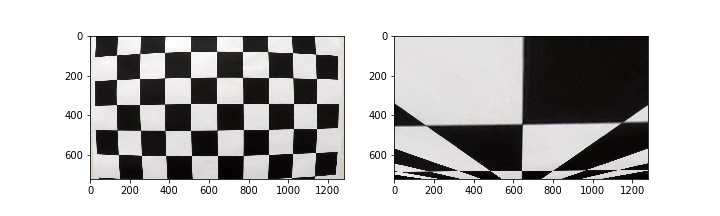
#> input picture output_images/calibration1_unwrap.jpg, 720 x 216 px, given as the content of the folder camera_cal, which was not available
$ jupyter execute --allow-errors Advanced_Lane_Lines.ipynb   (shell and % lines are left out)   (older library calls are emulated)   (text cells are left out)
#> lines starting #> are read from the running program, lines starting #| are printed output that depends on the picture; after the words box and inside, x2 and y2 are one past the last pixel; in counts of white or black regions, pixels touching at a corner belong together; pictures that were not available may be replaced by others from this repository, and a replacement may not be noted
[cell 1]
"""
Implementation of Advanced Lane Line detection
"""
import pickle
import cv2
import numpy as np
import matplotlib.pyplot as plt
import matplotlib.image as mpimg
import glob
from moviepy.editor import VideoFileClip


class Image():
    """
    Basic container class for image with common image functions.
    """
    def __init__(self, path=None, image=None, colorspace="RGB",
                annotate_pos=(100, 100)):
        """
        Init function. Takes a path or a pre-read image
        """
        if path:
            self.path = path
            self.image = mpimg.imread(path)
            self.colorspace = "BGR"
        else:
            self.image = image
            self.colorspace = colorspace
        self.annotate_pos = annotate_pos

    def gray(self):
        """
        convert to grayscale
        """
        if self.colorspace == "gray":
            return self.image
        elif self.colorspace == "BGR":
            gray = cv2.cvtColor(self.image, cv2.COLOR_BGR2GRAY)
        else:
            gray = cv2.cvtColor(self.image, cv2.COLOR_RGB2GRAY)
        return gray

    def hls(self):
        """
        convert to hls colorspace
        """
        if self.colorspace == "gray":
            raise Exception("no HLS for gray colorspace")
        elif self.colorspace == "BGR":
            hls = cv2.cvtColor(self.image, cv2.COLOR_BGR2HLS)
        else:
            hls = cv2.cvtColor(self.image, cv2.COLOR_RGB2HLS)
        return hls

    def hls_select(self, thresh=(0, 255)):
        """
        select S channel and binarize the image based on threhold
        """
        hls = self.hls()
        S = hls[:,:,2]
        binary = np.zeros_like(S)
        binary[(S > thresh[0]) & (S <= thresh[1])] = 1
        return binary

    def abs_sobel_thresh(self, ksize=3, thresh=(0, 255), orient='x'):
        """
        binarize image based on sobel threshold and orientation
        """
        # Apply the following steps to img
        if orient == 'x':
            sobel = cv2.Sobel(self.gray(), cv2.CV_64F, 1, 0, ksize=ksize)
        else:
            sobel = cv2.Sobel(self.gray(), cv2.CV_64F, 0, 1, ksize=ksize)
        abs_sobel = np.absolute(sobel)
        scaled_sobel = np.uint8(255*abs_sobel/np.max(abs_sobel))
        binary = np.zeros_like(scaled_sobel)
        binary[(scaled_sobel >= thresh[0]) & (scaled_sobel <= thresh[1])] = 1
        return binary

    # [26 lines left out: functions mag_thresh, dir_threshold, not called in this run]


    def threshold_or(self, ksize=3, absx_thresh=None,
                     absy_thresh=None,mag_thresh=None,
                     dir_thresh=None, hls_thresh=None):
        """
        utility function to combine (via OR operator) different
        thresholds
        """
        out = np.zeros_like(self.gray())
        if absx_thresh:
            img = self.abs_sobel_thresh(ksize=ksize, thresh=absx_thresh)
            out[img > 0] = 1
        if absy_thresh:
            img = self.abs_sobel_thresh(ksize=ksize, thresh=absy_thresh, orient='y')
            out[img > 0] = 1
        if mag_thresh:
            img = self.mag_thresh(ksize=ksize, thresh=mag_thresh)
            out[img > 0] = 1
        if dir_thresh:
            img = self.dir_threshold(ksize=ksize, thresh=dir_thresh)
            out[img > 0] = 1
        if hls_thresh:
            img = self.hls_select(thresh=hls_thresh)
            out[img > 0] = 1
        return out

    # [13 lines left out: function annotate, not called in this run]

class Camera():
    """
    Camera class that can be used to calibrate, correct,
    unwarp images.
    """
    def __init__(self, width, height):
        """
        init camera with image dimensions
        """
        self.calibrated = False
        self.width = width
        self.height = height
        self.M = None
        self.M_inverse = None

    def calibrate(self, nx, ny, image_path=None, images=None):
        """
        calibrate using chessboard images taken with the camera
        """
#> called with nx = 9, ny = 6, image_path = 'camera_cal/calibration*.jpg'
        if image_path:
            images = glob.glob('camera_cal/calibration*.jpg')
        assert(images != None)

        # Calibrate the camera
        objp = np.zeros((ny * nx, 3), np.float32)
        objp[:,:2] = np.mgrid[0:nx,0:ny].T.reshape(-1,2)

        objpoints = [] # 3d points in real world space
        imgpoints = [] # 2d points in image plane.

        # Step through the list and search for chessboard corners
        for fname in images:
            img = cv2.imread(fname)
#> img is the input picture: shape (216, 720, 3); mean B, G, R 190.1, 190.3, 191.1
            gray = cv2.cvtColor(img, cv2.COLOR_BGR2GRAY)
            # Find the chessboard corners
            ret, corners = cv2.findChessboardCorners(gray, (nx,ny), None)
#> ret = False; corners = None
            # If found, add object points, image points
            if ret:
                objpoints.append(objp)
                imgpoints.append(corners)
        ret, self.mtx, self.dist, self.rvecs, self.tvecs = \
                  cv2.calibrateCamera(objpoints, imgpoints,
                                      (self.width, self.height),
                                      None, None)
        if not ret:
            raise Exception("unable to calibrate camera")
        self.calibrated = True

    def set_perspective_abs(self, src, dst=None,
                            offsetx=0, offsety=0):
        """
        set the perpective of the camera for unwarping images
        based on absolute images pixel positions
        """
        if dst is None:
            dst = [[offsetx, camera.height-offsety],
                   [camera.width-offsetx, camera.height-offsety],
                   [offsetx,offsety],
                   [camera.width-offsetx,offsety]]
        src = np.float32(src)
        dst = np.float32(dst)
        self.M = cv2.getPerspectiveTransform(src, dst)
        self.M_inverse = cv2.getPerspectiveTransform(dst, src)

    def set_perspective_rel(self, src, dst=None,
                            offsetx=0.0, offsety=0.0):
        """
        set the perpective of the camera for unwarping images
        based on relative image position
        """
        src = [[p[0]*camera.width, p[1]*camera.height] for p in src]
        if dst:
            dst = [[p[0]*camera.width, p[1]*camera.height] for p in dst]
        offsetx *= camera.width
        offsety *= camera.height
        self.set_perspective_abs(src, dst, offsetx, offsety)

    def _save_image_transformation(self, orig, transformed, path, cmap=None):
        """
        utility to display and record transformed images
        """
        fig = plt.figure(figsize = (10,3))
        plot = fig.add_subplot(1,2,1)
        plot.imshow(orig)
        plot = fig.add_subplot(1,2,2)
        plot.imshow(transformed, cmap=cmap)
        fig.savefig(path)
        plt.show()

    def correct_distortion(self, img, savepath=None):
        """
        correct distortion based on calibration dst, mtx
        """
#> call 2 of __init__, with path = 'test_images/test4.jpg', colorspace = 'RGB', annotate_pos = (100, 100)
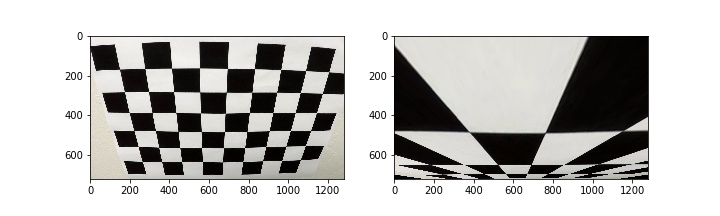
#> input picture output_images/calibration2_unwrap.jpg, 720 x 216 px, given in place of test4.jpg, which was not available
#> in __init__, self.image is the input picture: shape (216, 720, 3); mean R, G, B 192.5, 191.8, 190.1
        assert(self.calibrated is not None)
        orig = img.image
        undistort = cv2.undistort(orig, self.mtx, self.dist,
                                  None, self.mtx)
        if savepath:
            self._save_image_transformation(orig, undistort,
                                            savepath)
        return Image(image=undistort, colorspace=img.colorspace)

    def unwarp(self, img, savepath=None):
        """
        unwarp image based on camera perspective
        """
#> called with savepath = 'output_images/test4_.jpg'
        assert(self.M is not None)
        orig = img.image
        dim = (orig.shape[1], orig.shape[0])
#> dim = (720, 216)
        warped = cv2.warpPerspective(orig, self.M, dim,
                                     flags=cv2.INTER_LINEAR)
#> warped: shape (216, 720, 3); every value is 0
        if savepath:
            self._save_image_transformation(orig, warped,
                                            savepath)
#> in _save_image_transformation, `fig.savefig(path)`:
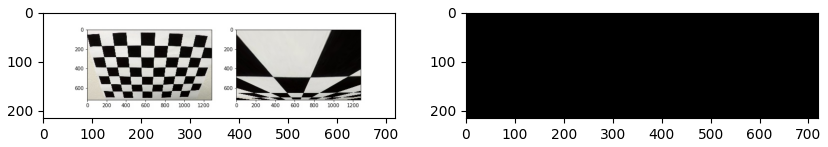
#> figure drawn by matplotlib, 2 panels
        return Image(image=warped, colorspace=img.colorspace)

    # [12 lines left out: function warp, not called in this run]

    def threshold_or(self, img, savepath=None, **kwargs):
        """
        camera utility to apply thresholding to Image instance
        """
        orig = img.image
        thrsh = img.threshold_or(**kwargs)
#> in threshold_or, `out = np.zeros_like(self.gray())`: out: shape (216, 720); every value is 0
#> in abs_sobel_thresh, `sobel = cv2.Sobel(self.gray(), cv2.CV_64F, 1, 0, ksize=ksize)`:
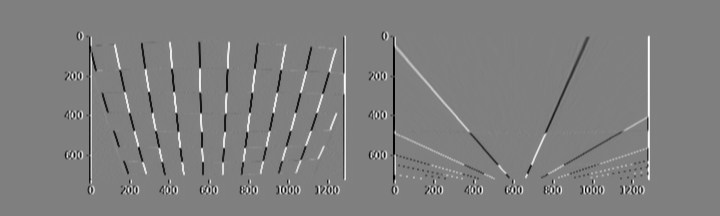
#> sobel: shape (216, 720) float64; min -1020, max 1014, mean 0; drawn with min black and max white
#> in abs_sobel_thresh, `abs_sobel = np.absolute(sobel)`:
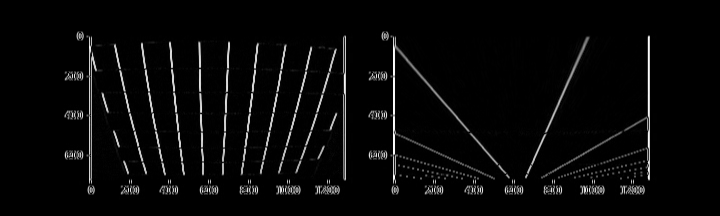
#> abs_sobel: shape (216, 720) float64; min 0, max 1020, mean 35.4; drawn with min black and max white
#> in threshold_or, `out[img > 0] = 1`:
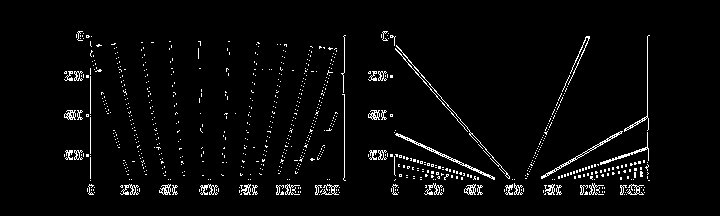
#> out: shape (216, 720); values 0 (black) and 1 (white), 3.3% white in thin lines or dots, all inside (x1, y1, x2, y2) = (64, 31, 650, 195)
#> in hls, `hls = cv2.cvtColor(self.image, cv2.COLOR_BGR2HLS)`: hls: shape (216, 720, 3); mean of channels 0, 1, 2 48.7, 191.4, 26.6
#> in hls_select, `S = hls[:,:,2]`:
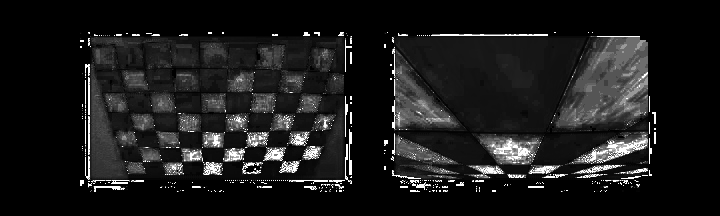
#> S: shape (216, 720); min 0, max 255, mean 26.6
#> in threshold_or, `out[img > 0] = 1`:
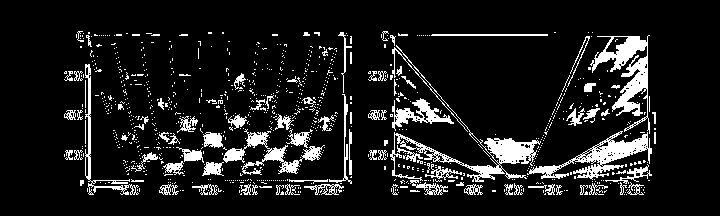
#> out: shape (216, 720); values 0 (black) and 1 (white), 11% white; 920 white regions (824 under 20 px), largest, box (x1, y1, x2, y2) and area: (390, 45, 541, 182) 2069, (590, 35, 650, 134) 2006, (527, 131, 652, 180) 1760
        #thrsh[thrsh>0] = 255
        if savepath:
            self._save_image_transformation(orig, thrsh,
                                            savepath, cmap="gray")
        return Image(image=thrsh, colorspace="gray")


class Line():
    """
    Class to handle lane-line calculation and tracking from video
    frames

    This involves measuring how long and wide the section of lane is
    that we're projecting in our warped image. We could do this in
    detail by measuring out the physical lane in the field of view of
    the camera, but for this project, you can assume that if you're
    projecting a section of lane similar to the images above, the lane
    is about 30 meters long and 3.7 meters wide. Or, if you prefer to
    derive a conversion from pixel space to world space in your own
    images, compare your images with U.S. regulations that require a
    minimum lane width of 12 feet or 3.7 meters, and the dashed
    lane lines are 10 feet or 3 meters long each.
    """
    # [61 lines left out: functions __init__, reset, unwarp_threshold, not called in this run]

    def unwarp(self, image, annotate=True):
        return self.unwarp_threshold(image, annotate=annotate,
                                     threshold=False)

    def _x(self, y, coeffs):
        return coeffs[0]*y**2 + coeffs[1]*y + coeffs[2]

    # [191 lines left out: functions _annotate_and_fit, _poly_image_zero, fit_lane_poly, use_last_lane_poly, track_and_mark_lanes, annotate_image and 1 more, not called in this run]

[cell 2]
# Create a camera instance with the image-dimensions
# obtained from the test images
camera = Camera(width=1280, height=720)

# Calibrate the camera using the calibration images provided
#> (the rest of this cell did not finish here and is left out)

[cell 3]
# record an example of image calibration transform

print("Distortion correction example:")
img = Image(path="camera_cal/calibration1.jpg")
#> (the rest of this cell did not finish here and is left out)

[cell 4]
# record an examples of image perspective correction

# use rel perspective with offset
src = np.float32([[0.15,1.0], [0.85,1.0],
                  [0.47,0.62], [0.53,0.62]])
camera.set_perspective_rel(src, offsetx=0.24)
print("Perspective correction example:")
img = Image(path="test_images/test4.jpg")
_ = camera.unwarp(img, savepath="output_images/test4_.jpg")


# use abs perspective
offset = 290
src = np.float32([[195,720], [1085,720],
                  [600,440], [685,440]])
dst = np.float32([[offset, camera.height], [camera.width-offset, camera.height],
                  [offset,0], [camera.width-offset,0]])
camera.set_perspective_abs(src, dst)

print("Perspective correction example:")
img = Image(path="test_images/test4.jpg")
_ = camera.unwarp(img, savepath="output_images/test4_.jpg")

[cell 5]
# record an instance of thresholding and perspective correction

print("Example of image thresholding and perspective correction:")
img = Image(path="test_images/test6.jpg")
thrsh = camera.threshold_or(img, savepath="output_images/test6_thrsh.jpg",
                            absx_thresh=(20,100), hls_thresh=(90,255))
_ = camera.unwarp(thrsh, savepath="output_images/test6_thrsh_unwarp.jpg")

print("Example of image perspective correction + thresholding:")
img = Image(path="test_images/test6.jpg")
unwarp = camera.unwarp(img, savepath="output_images/test6_unwarp.jpg")
_ = camera.threshold_or(unwarp,
                        savepath="output_images/test6_unwarp_thrsh.jpg",
                        absx_thresh=(20,100),
                        hls_thresh=(90,255))
#> in abs_sobel_thresh (call 2), `sobel = cv2.Sobel(self.gray(), cv2.CV_64F, 1, 0, ksize=ksize)`: sobel: shape (216, 720) float64; every value is 0

print("Example of image perspective correction + thresholding:")
img = Image(path="test_images/test6.jpg")
unwarp = camera.unwarp(img, savepath="output_images/test6_unwarp.jpg")
_ = camera.threshold_or(unwarp,
                        savepath="output_images/test6_unwarp_thrsh.jpg",
                        absx_thresh=(20,150),
                        #mag_thresh=(40, 150),
                        hls_thresh=(90,255))
